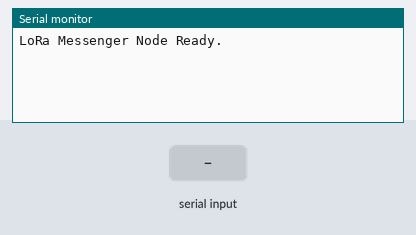
This sketch was run on a simulated ESP32. Shown: the last lines printed to the serial monitor. The test bench sets the inputs (shaded band). No radio packets arrive unless stated.

Above: at 1.2 s.
1.3 s: "1" received over Serial
At 2.8 s:
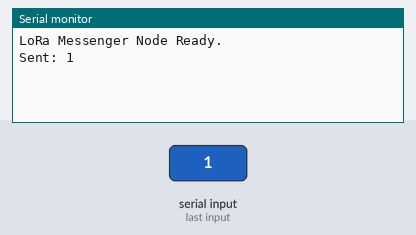
3.8 s: "0" received over Serial
At 5.2 s:
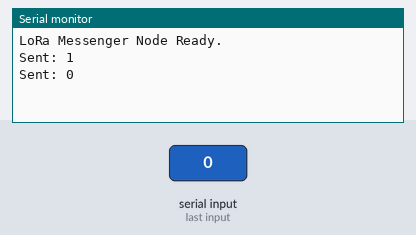
5.3 s: "2" received over Serial
At 7.1 s:
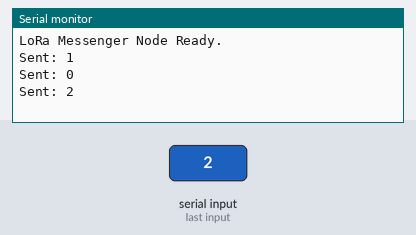

The sketch:

esp32-lora-messenger.ino
```cpp
// SolarSentinel - ESP32 LoRa Messenger Node

#include <SPI.h>
#include <LoRa.h>

#define SS_PIN 18
#define RST_PIN 14
#define DIO0_PIN 26

void setup() {
  Serial.begin(9600);
  while (!Serial);

  LoRa.setPins(SS_PIN, RST_PIN, DIO0_PIN);

  if (!LoRa.begin(915E6)) {
    Serial.println("Starting LoRa failed!");
    while (1);
  }

  Serial.println("LoRa Messenger Node Ready.");
}

void loop() {
  if (Serial.available()) {
    String message = Serial.readString();
    LoRa.beginPacket();
    LoRa.print(message);
    LoRa.endPacket();
    Serial.println("Sent: " + message);
  }
}
```

Measured:
- after the input at 1.3 s, the serial monitor: prints a new line after 1.1 s (image 1)
- after the input at 3.8 s, the serial monitor: prints a new line after 1.1 s (image 2)
- after the input at 5.3 s, the serial monitor: prints a new line after 1.1 s (image 3)
